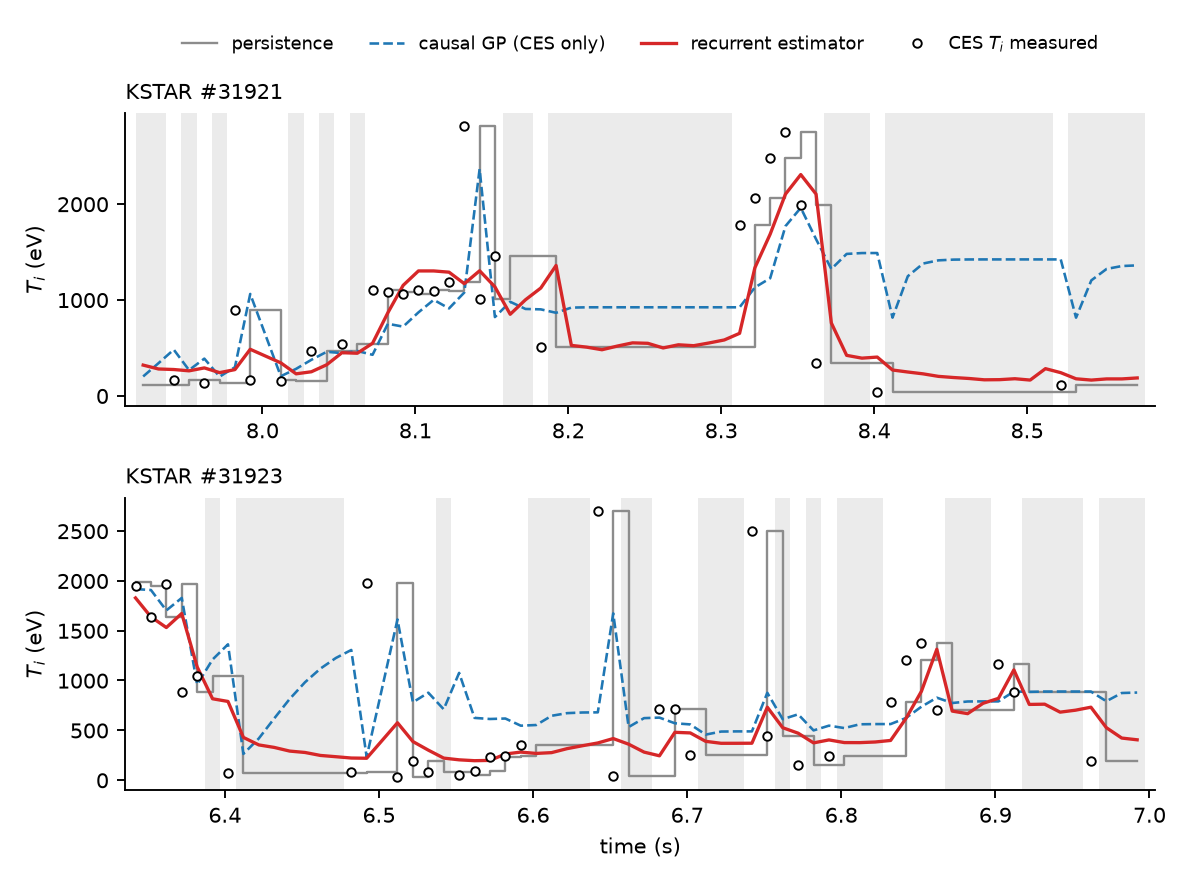

Recreate this plot in Python.
"""Example time traces through CES gaps (KSTAR, T_i), with a row-level check.

Selection rule, fixed before any trace was drawn: the two discharges of this data set whose
edge has been analysed in the literature (31921, 31923) and the file-level split whose TEST
set holds both (split seed 1); in each discharge the 0.6 s window with the most grid rows
that lack a T_i value between the first and the last observed T_i of a contiguous segment.

Estimates on every grid row of the window:
  recurrent estimator -- inference with the frozen checkpoint data/.b1_seqv2_s1_i1 (GPU, the
                         device of the frozen evaluation; CES_TRACE_DEVICE=cpu also runs),
  persistence         -- last observed T_i before the row,
  causal GP           -- baselines_interpolation.predict_gp_causal on the observed T_i of the
                         segment, excluding the row itself.
Check: on the rows the frozen evaluation scored for these discharges, the squared errors of
the three recomputed estimates must equal the stored ones
(data/.b1_seqv2_s1_i1/comparison_errors_test.npz). If the check fails nothing is drawn.

Run from the repo root:  py docs/paper/ppcf/fig_trace.py
"""
import json
import os
import sys
from pathlib import Path

HERE = Path(__file__).resolve().parent
ROOT = HERE.parents[2]
RUN = ROOT / "data" / ".b1_seqv2_s1_i1"
SPLIT = ROOT / "data" / ".b1_w2cut_split_s1"

# the frozen protocol of the backbone evaluation (cut population)
os.environ["CES_DROP_STUCK_TARGETS"] = "1"
os.environ["CES_TI_SPIKE_CUT_EV"] = "3000"
os.environ["CES_PER_SHOT_NORM"] = "1"
os.environ["CES_SEQ_MODEL"] = "v2"
os.environ["CES_OUTPUT_DIR"] = str(RUN)
for k in ("CES_SEQ_NORM_EXPANDING", "CES_SEQ_EXTRA_VT", "CES_SEQ_EXTRA_TI", "CES_SEQ_ZERO_MC",
          "CES_SEQ_ENSEMBLE_DIRS", "CES_SEQ_CONTEXTS", "CES_SEQ_EVAL_CTX"):
    os.environ.pop(k, None)
DEVICE = os.getenv("CES_TRACE_DEVICE", "cuda")

sys.path.insert(0, str(ROOT / "ces_prediction" / "experiments" / "seq"))
sys.path.insert(1, str(ROOT / "ces_prediction"))

import matplotlib  # noqa: E402
matplotlib.use("Agg")
import matplotlib.pyplot as plt  # noqa: E402
import numpy as np  # noqa: E402
import torch  # noqa: E402

import baselines_interpolation as B  # noqa: E402
from evaluate import _load_stats  # noqa: E402
from eval_seq import build_pred_lookup  # noqa: E402
from seq_data import load_grid_files  # noqa: E402

SHOTS = ("s31921.csv", "s31923.csv")
WINDOW_S = 0.6
GAP = B.GAP_SECONDS


def segments(time):
    cut = np.flatnonzero(np.diff(time) >= GAP) + 1
    return np.split(np.arange(len(time)), cut)


def estimates(arr, pred_table):
    """Per grid row: model, persistence, causal GP (NaN where no past observation)."""
    time = arr[:, 0].astype(np.float64)
    ti = arr[:, 1].astype(np.float64)
    n = len(time)
    model = np.array([pred_table[float(t)][0] if float(t) in pred_table else np.nan
                      for t in arr[:, 0]], dtype=np.float64)
    pers = np.full(n, np.nan)
    gp = np.full(n, np.nan)
    seg_id = np.zeros(n, dtype=int)
    for s, idx in enumerate(segments(time)):
        seg_id[idx] = s
        obs = idx[~np.isnan(ti[idx])]
        for r in idx:
            keep = obs[obs != r]
            if keep.size == 0:
                continue
            tt, vv = time[keep], ti[keep]
            pers[r] = B.predict_persistence(tt, vv, time[r])
            gp[r] = B.predict_gp_causal(tt, vv, time[r])
    return time, ti, model, pers, gp, seg_id


def pick_window(time, ti, seg_id):
    """0.6 s window with the most unlabelled rows lying between observed rows of a segment."""
    inside = np.zeros(len(time), dtype=bool)
    for s in np.unique(seg_id):
        idx = np.flatnonzero(seg_id == s)
        obs = idx[~np.isnan(ti[idx])]
        if obs.size >= 2:
            span = idx[(idx > obs[0]) & (idx < obs[-1])]
            inside[span] = np.isnan(ti[span])
    best, best_n = None, -1
    for i in np.flatnonzero(inside):
        j = np.searchsorted(time, time[i] + WINDOW_S)
        if seg_id[i] != seg_id[min(j, len(time) - 1)]:
            continue
        c = int(inside[i:j].sum())
        if c > best_n:
            best, best_n = (i, j), c
    lo = max(best[0] - 5, 0)
    return lo, best[1], best_n


def check(name, time, ti, model, pers, gp, npz, valid_names):
    """Match the stored scored rows of this discharge and compare squared errors."""
    k = valid_names.index(name)
    sel = npz["CES_TI_shot"] == k
    y = npz["CES_TI_y_true"][sel].astype(np.float64)
    obs = np.flatnonzero(~np.isnan(ti))
    order = np.argsort(ti[obs])
    pos = np.searchsorted(ti[obs][order], y)
    pos = np.clip(pos, 1, len(obs) - 1)
    left, right = obs[order][pos - 1], obs[order][pos]
    row = np.where(np.abs(ti[left] - y) <= np.abs(ti[right] - y), left, right)
    dv = np.abs(ti[row] - y)
    out = {"scored_rows": int(sel.sum()), "max_value_mismatch_eV": float(dv.max())}
    for label, est, key in (("model", model, "CES_TI_se_model"),
                            ("persistence", pers, "CES_TI_se_persistence"),
                            ("causal_gp", gp, "CES_TI_se_gp_causal")):
        mine = (est[row] - y) ** 2
        ref = npz[key][sel].astype(np.float64)
        rel = np.abs(mine - ref) / np.maximum(ref, 1.0)
        dev_ev = np.abs(np.abs(est[row] - y) - np.sqrt(ref))
        out[label] = {"max_abs_dev_of_error_eV": float(np.nanmax(dev_ev)),
                      "max_rel_dev": float(np.nanmax(rel)),
                      "share_within_1e-3": float(np.mean(rel <= 1e-3)),
                      "rmse_mine": float(np.sqrt(np.nanmean(mine))),
                      "rmse_stored": float(np.sqrt(ref.mean()))}
    return out


def main():
    metrics = json.loads((RUN / "metrics.json").read_text(encoding="utf-8"))
    stats = _load_stats(metrics)
    manifest = json.loads((SPLIT / "split_manifest.json").read_text(encoding="utf-8"))
    for s in SHOTS:
        if s not in manifest["test_files"]:
            raise SystemExit(f"FATAL: {s} is not a TEST file of split 1")
    grid, _ = load_grid_files(ROOT / "data", True)
    valid_names = sorted(grid)
    with torch.no_grad():
        lookup = build_pred_lookup(ROOT / "data", list(SHOTS), stats, torch.device(DEVICE))["full"]
    npz = np.load(RUN / "comparison_errors_test.npz")

    report, traces = {"device": DEVICE, "rule": __doc__.split("Estimates")[0].strip()}, {}
    ok = True
    for name in SHOTS:
        time, ti, model, pers, gp, seg_id = estimates(grid[name], lookup[name])
        c = check(name, time, ti, model, pers, gp, npz, valid_names)
        report[name] = c
        # persistence and the causal GP are deterministic CPU arithmetic: squared errors must
        # agree to 1e-3. The network runs on a different device than the frozen evaluation
        # (float32 LSTM arithmetic differs between CPU and GPU), so its absolute error must
        # agree with the stored one to within 0.5 eV on every scored row.
        for label in ("persistence", "causal_gp"):
            ok &= c[label]["share_within_1e-3"] >= 0.999
        ok &= c["model"]["max_abs_dev_of_error_eV"] <= 0.5
        ok &= c["max_value_mismatch_eV"] < 0.05
        traces[name] = (time, ti, model, pers, gp, seg_id)
    report["check_passed"] = bool(ok)
    if not ok:
        (HERE / "fig_trace.json").write_text(json.dumps(report, indent=1), encoding="utf-8")
        print(json.dumps(report, indent=1))
        raise SystemExit("FATAL: recomputed estimates do not match the stored errors; no figure.")

    plt.rcParams.update({"font.size": 9, "axes.spines.top": False, "axes.spines.right": False})
    fig, axes = plt.subplots(len(SHOTS), 1, figsize=(7.0, 5.2))
    for ax, name in zip(axes, SHOTS):
        time, ti, model, pers, gp, seg_id = traces[name]
        lo, hi, n_gap = pick_window(time, ti, seg_id)
        sl = slice(lo, hi)
        t = time[sl]
        obs = ~np.isnan(ti[sl])
        ax.plot(t, pers[sl], color="0.55", lw=1.0, drawstyle="steps-post", label="persistence")
        ax.plot(t, gp[sl], color="#1f77b4", lw=1.1, ls="--", label="causal GP (CES only)")
        ax.plot(t, model[sl], color="#d62728", lw=1.4, label="recurrent estimator")
        ax.plot(t[obs], ti[sl][obs], "o", ms=3.6, mfc="white", mec="k", mew=0.8,
                label=r"CES $T_i$ measured")
        for r in np.flatnonzero(~obs):
            ax.axvspan(t[r] - 0.005, t[r] + 0.005, color="0.92", lw=0)
        ax.set_ylabel(r"$T_i$ (eV)")
        ax.set_title(f"KSTAR #{name[1:6]}", loc="left", fontsize=9)
        ax.margins(x=0.01)
        report[name]["window_s"] = [float(t[0]), float(t[-1])]
        report[name]["rows_without_ti_in_window"] = int((~obs).sum())
        report[name]["rows_in_window"] = int(len(t))
    axes[-1].set_xlabel("time (s)")
    axes[0].legend(ncol=4, fontsize=7.5, frameon=False, loc="upper center",
                   bbox_to_anchor=(0.5, 1.32))
    fig.tight_layout()
    fig.savefig(HERE / "fig_trace.pdf")
    fig.savefig(HERE / "fig_trace.png", dpi=170)
    (HERE / "fig_trace.json").write_text(json.dumps(report, indent=1), encoding="utf-8")
    print(json.dumps(report, indent=1))


if __name__ == "__main__":
    main()
